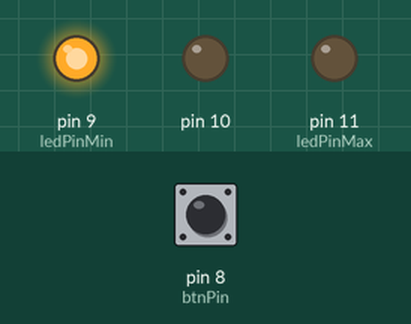
Simulated run of this sketch. Board: Arduino Uno, built with avr-gcc and run on an emulated ATmega328P. Parts: output pins drawn as LEDs (lit = HIGH). Inputs (shaded band) come from the test bench; at power-on: pin 8 (btnPin) HIGH.

Above: at 1.2 s.
1.3 s: pin 8 (btnPin) pulled LOW for 1 s
At 3.0 s:
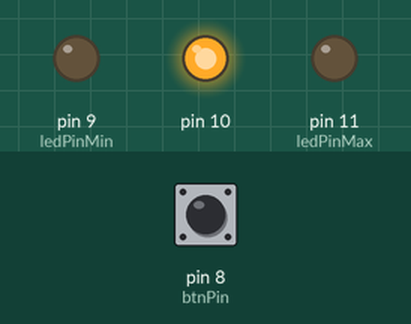
3.8 s: pin 8 (btnPin) pulled LOW for 0.15 s
At 5.2 s:
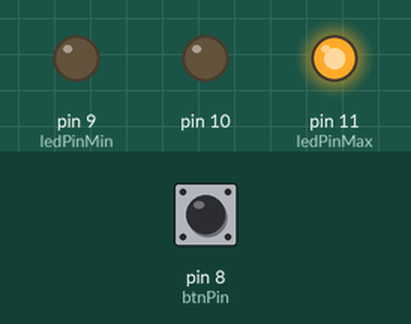
5.5 s: pin 8 (btnPin) pulled LOW for 0.15 s
At 6.5 s:
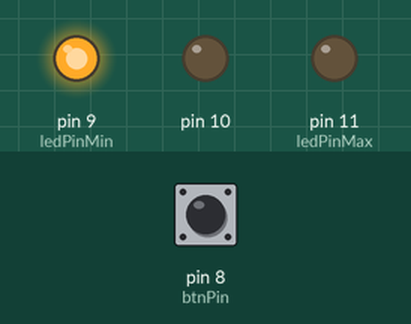
7.2 s: pin 8 (btnPin) pulled LOW for 3.2 s
At 7.65 s:
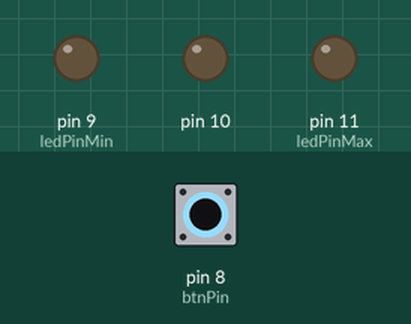
Timing chart, 0 to 9.7 s (numbered marks = the images above; inputs shaded):
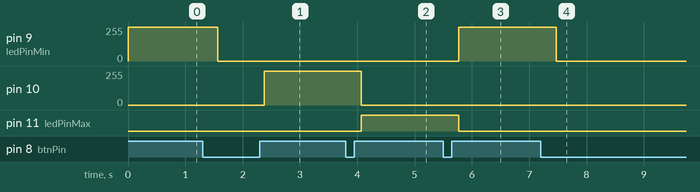

The sketch:

switch_lights_smooth.ino
```cpp
/*

*/

const int btnPin = 8;
const int ledPinMin = 9;
const int ledPinMax = 11;
int ledCount = ledPinMax - ledPinMin + 1;
int ledInc = ledCount;

void setup() {
  pinMode(btnPin, INPUT_PULLUP);
  // for (int thisPin = ledPinMin; thisPin <= ledPinMax; thisPin++) { // This is not required for PWM. See https://www.arduino.cc/en/Reference/AnalogWrite
  //   pinMode(thisPin, OUTPUT);
  // }
  analogWrite(ledPinMin, 255);
}

void ledChange() {
  int brightness = 255;
  int brightness2 = 0;
  for (int i = 0; i <= 255; i++) {
    analogWrite(ledInc % ledCount + ledPinMin, brightness);
    analogWrite((ledInc + 1) % ledCount + ledPinMin, brightness2);
    brightness--;
    brightness2++;
    delay(1);
  }
  ledInc++;
}

void loop() {

  if (digitalRead(btnPin) == LOW) {
    ledChange();
  }
}
```

Measured:
- after the input at 1.3 s, pin 9 (ledPinMin): 255/255 → 0/255 after 0.27 s; pin 10: 0/255 → 255/255 after 1.1 s
- after the input at 3.8 s, pin 10: 255/255 → 0/255 after 0.27 s; pin 11 (ledPinMax): LOW → HIGH after 0.27 s
- after the input at 5.5 s, pin 9 (ledPinMin): 0/255 → 255/255 after 0.27 s; pin 11 (ledPinMax): HIGH → LOW after 0.27 s
- after the input at 7.2 s, pin 9 (ledPinMin): 255/255 → 0/255 after 0.27 s
